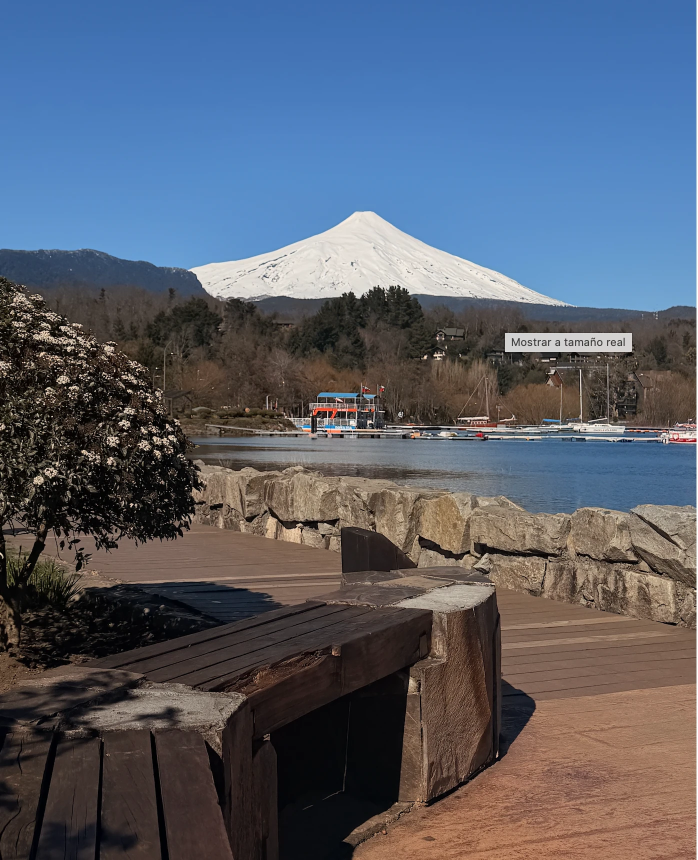
#> input picture herramientas/referencias/ref-costanera-lago.webp, 1396 x 1720 px (shown at 1/2 size)
$ python generar_clips.py
#> lines starting #> are read from the running program, lines starting #| are printed output that depends on the picture
#!/usr/bin/env python3
"""Genera los clips del vuelo a partir de las fotografías reales del Villarrica.

No hay AI acá. Cada escena es una fotografía con un movimiento de cámara lento
aplicado con ffmpeg, y el motor la scrubea según el scroll. Es la misma técnica
de las páginas scroll-through de Apple: el video está pre-renderizado, el scroll
solo mueve el tiempo.

Cuando haya metraje de drone real —que es el objetivo— se reemplazan los .mp4
de public/media/vid/ con los mismos nombres y la página no cambia una línea.

Uso:  python3 herramientas/generar_clips.py
"""

import pathlib
import subprocess
import sys

from PIL import Image

RAIZ = pathlib.Path(__file__).resolve().parent.parent
REF = RAIZ / "herramientas" / "referencias"
sys.path.insert(0, str(RAIZ / "herramientas"))
from escenas import ESCENAS  # noqa: E402

W, H = 1280, 720          # el material de origen no da para 1080p honesto
FPS, DUR = 24, 10

# Por escena: foto de origen, recorte 16:9 (x, y, ancho, alto) y movimiento.
# El recorte evita además los overlays de interfaz de las capturas.
FUENTES = {
    "lago":    ("ref-costanera-lago.webp",  (0, 400, 1396, 785),  "subir"),
    "ascenso": ("ref-cordada-ascenso.webp", (0, 60, 1082, 609),   "subir"),
    "crater":  ("ref-crater-aereo.webp",    (300, 330, 1600, 900), "entrar"),
    "base":    ("ref-cono-atardecer.webp",  (0, 150, 1318, 741),  "alejar"),
}

# Parches: zonas donde una captura de pantalla dejó interfaz encima de la foto.
# Se tapan copiando la franja CONTIGUA A LA IZQUIERDA, no la de arriba: en un
# paisaje la textura es continua en horizontal (la línea de árboles sigue) pero
# no en vertical (arriba hay cielo, y el parche se ve como un bloque).
PARCHES = {
    "ref-costanera-lago.webp": [(1004, 662, 1262, 708)],   # "Mostrar a tamaño real"
}


def preparar(nombre, caja):
    im = Image.open(REF / nombre).convert("RGB")
    for (x0, y0, x1, y1) in PARCHES.get(nombre, []):
        ancho = x1 - x0
        im.paste(im.crop((x0 - ancho, y0, x0, y1)), (x0, y0))
    x, y, w, h = caja
    im = im.crop((x, y, x + w, y + h))
    # Se trabaja al doble del ancho de salida: el zoompan interpola mejor y el
    # movimiento no se ve escalonado.
    return im.resize((W * 2, round(W * 2 * h / w)), Image.LANCZOS)


MOVIMIENTOS = {
    # z = zoom, y = deriva vertical. Todos avanzan: ninguno retrocede a mitad de
    # camino, que es lo que haría tartamudear la costura al scrollear.
    "subir":  ("1+0.16*on/{n}", "ih/2-(ih/zoom/2)-(ih*0.05*on/{n})"),
    "entrar": ("1+0.22*on/{n}", "ih/2-(ih/zoom/2)+(ih*0.03*on/{n})"),
    "alejar": ("1.18-0.16*on/{n}", "ih/2-(ih/zoom/2)"),
}

ENC = ["-c:v", "libx264", "-preset", "slow", "-crf", "23", "-pix_fmt", "yuv420p",
       "-g", "10", "-keyint_min", "10", "-sc_threshold", "0", "-movflags", "+faststart", "-an"]


def ff(args):
    subprocess.run(["ffmpeg", "-y", "-loglevel", "error", *args], check=True)


def main():
    sd = RAIZ / "public" / "media" / "stills"
    vd = RAIZ / "public" / "media" / "vid"
    tmp = RAIZ / "herramientas" / ".tmp"
    for p in (sd, vd, tmp):
        p.mkdir(parents=True, exist_ok=True)
    for viejo in list(sd.glob("*")) + list(vd.glob("*")):
        viejo.unlink()

    n = DUR * FPS
    for e in ESCENAS:
        nombre, caja, mov = FUENTES[e["id"]]
        base = tmp / f"{e['id']}.png"
        preparar(nombre, caja).save(base)
#> in preparar, im is the input picture: PIL image 1396x1720 RGB; mean R, G, B 87.7, 94.8, 108.8
#> in preparar, `im = im.crop((x, y, x + w, y + h))`:
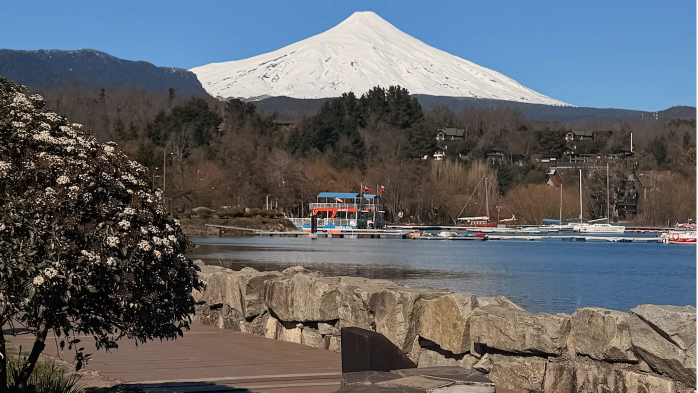
#> im: PIL image 1396x785 RGB (shown at 1/2 size); mean R, G, B 97.2, 99.7, 103.9
#> in preparar, `return im.resize((W * 2, round(W * 2 * h / w)), Image.LANCZOS)`:
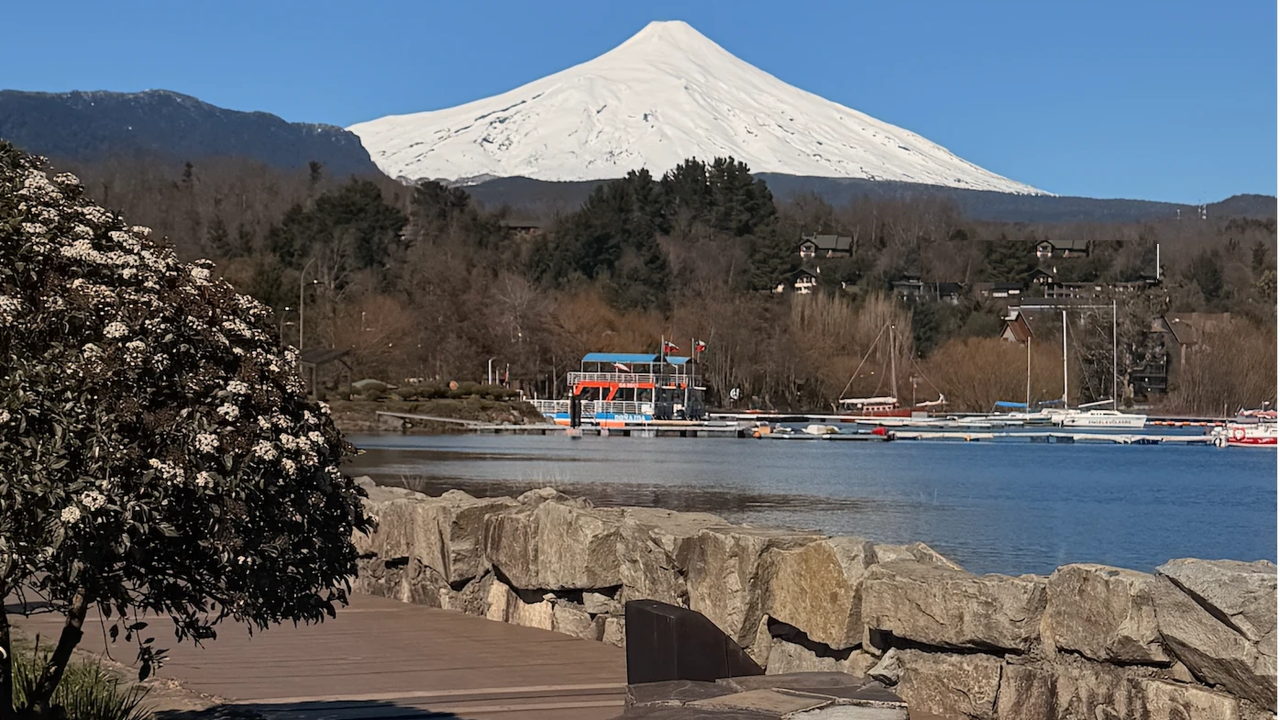
#> returned value: PIL image 2560x1440 RGB (shown at 1/2 size); mean R, G, B 97.3, 99.7, 104

        z, yy = (s.format(n=n) for s in MOVIMIENTOS[mov])
        ff(["-loop", "1", "-i", str(base), "-t", str(DUR), "-r", str(FPS),
            "-vf", (f"zoompan=z='{z}':x='iw/2-(iw/zoom/2)':y='{yy}':"
                    f"d=1:s={W}x{H}:fps={FPS},"
                    "unsharp=5:5:0.6:5:5:0.0,format=yuv420p"),
            *ENC, str(vd / f"{e['id']}.mp4")])

        # El poster es el primer frame real del clip, no la foto: así no hay
        # salto cuando el video toma el relevo.
        ff(["-ss", "0", "-i", str(vd / f"{e['id']}.mp4"), "-frames:v", "1",
            "-q:v", "3", str(sd / f"{e['id']}.jpg")])
        base.unlink()
#> pass 2 of the loop in main, `for e in ESCENAS:`:
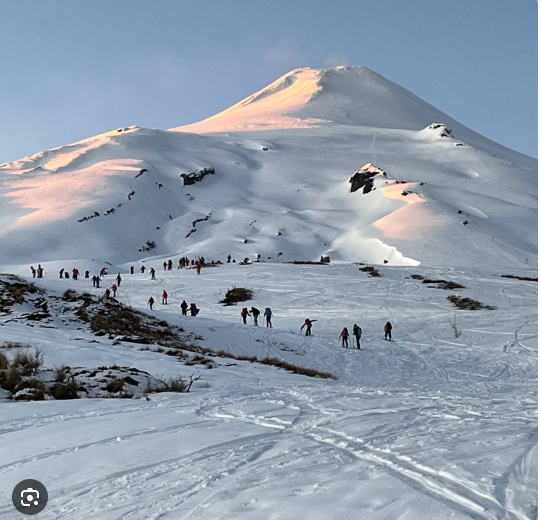
#> input picture herramientas/referencias/ref-cordada-ascenso.webp, 1082 x 1040 px (shown at 1/2 size)
#> in preparar, im is the input picture: PIL image 1082x1040 RGB; mean R, G, B 142.1, 154.2, 169.6
#> in preparar (call 2), `im = im.crop((x, y, x + w, y + h))`:
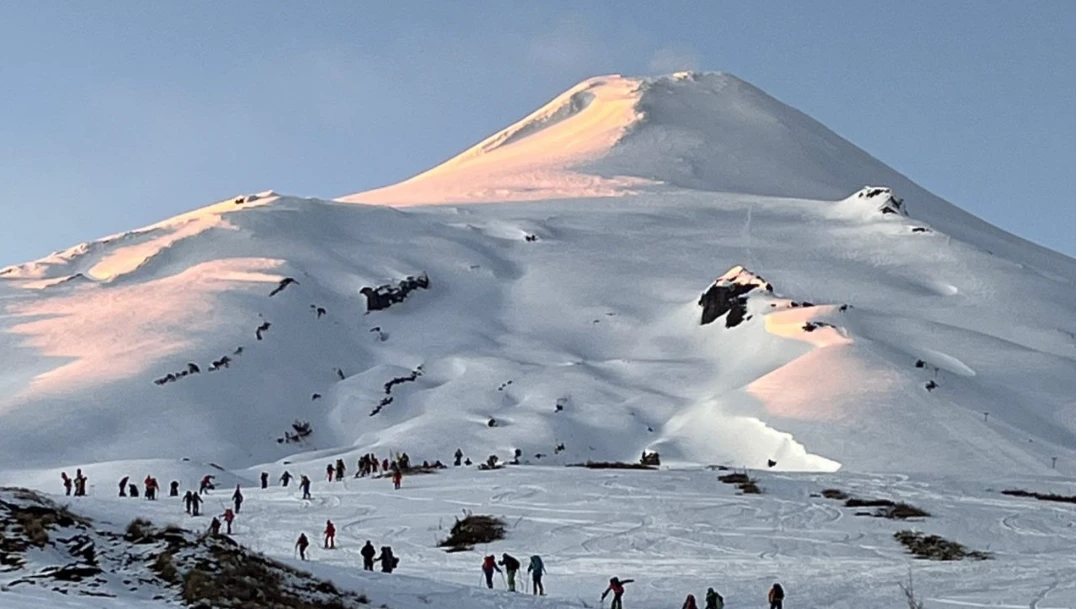
#> im: PIL image 1082x609 RGB; mean R, G, B 142.7, 153.8, 169.2
#> pass 3 of the loop in main, `for e in ESCENAS:`:
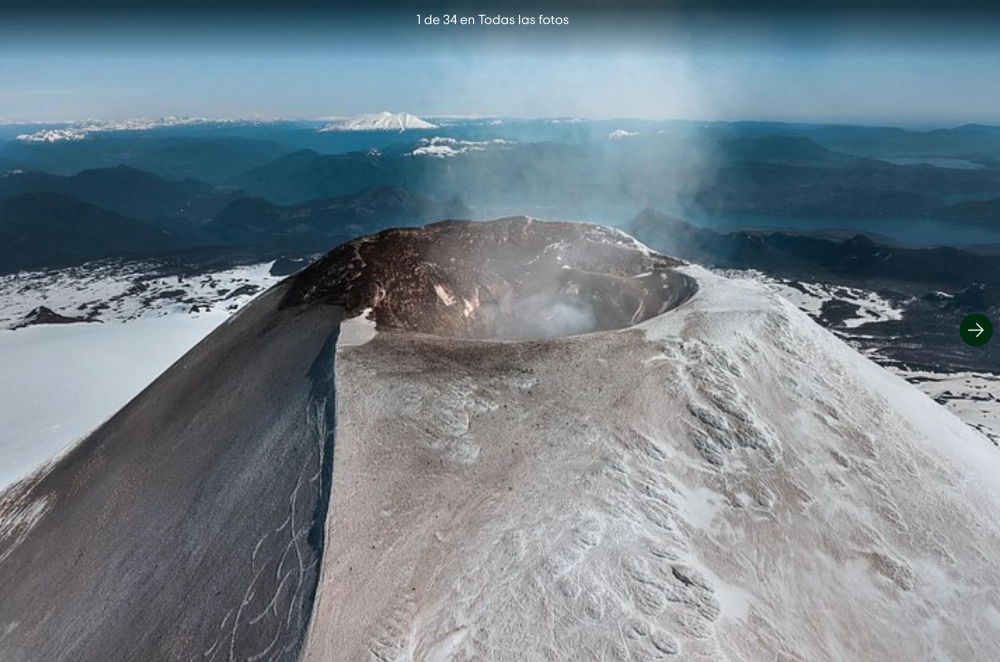
#> input picture herramientas/referencias/ref-crater-aereo.webp, 2000 x 1323 px (shown at 1/2 size)
#> in preparar, im is the input picture: PIL image 2000x1323 RGB; mean R, G, B 116, 129.1, 138.1
#> in preparar (call 3), `im = im.crop((x, y, x + w, y + h))`:
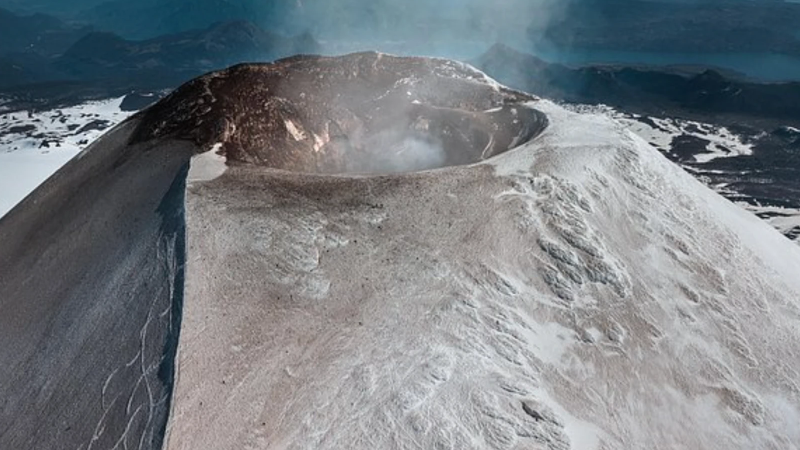
#> im: PIL image 1600x900 RGB (shown at 1/2 size); mean R, G, B 120.6, 126, 130.9
#> the loop made 4 passes; the first 3 are shown

    tmp.rmdir()
    print(f"{len(ESCENAS)} clips y {len(ESCENAS)} posters en {W}x{H}")


if __name__ == "__main__":
#> (the run stopped early here; a loop or call above may not have finished)
